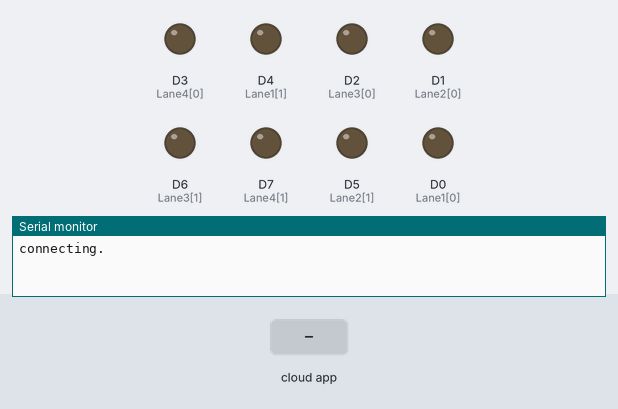
Bench run of a sketch on a simulated ESP8266 (NodeMCU). Shown: output pins drawn as LEDs (lit = HIGH), the last lines printed to the serial monitor. Dashed ring = blinking. The test bench sets the inputs (shaded band). WiFi joins after 1.5 s; servers stay silent unless stated; the Firebase database answers and starts empty.

Above: at 0.1 s.
At 2.7 s:
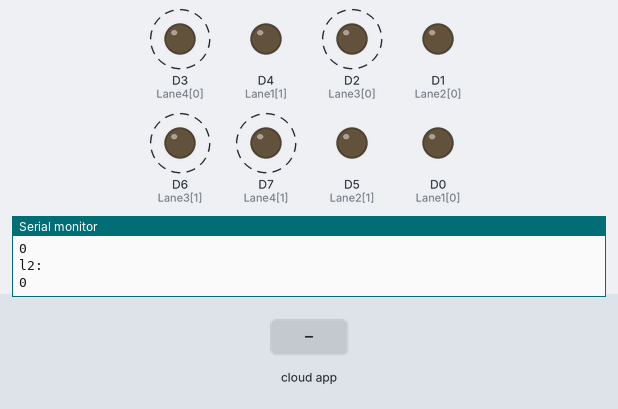
2.8 s: the phone or cloud app sets count to 1
At 4.6 s:
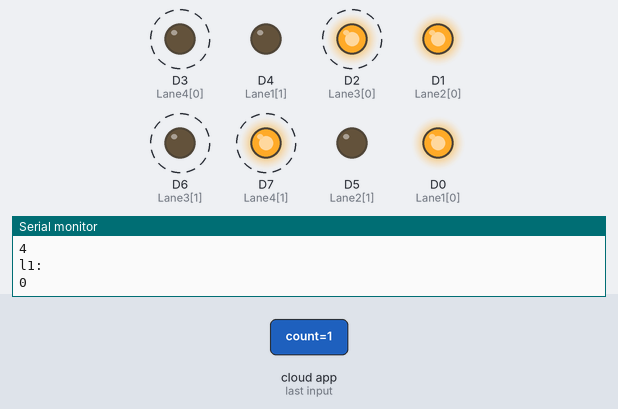
Timing chart, 0 to 13.8 s (numbered marks = the images above; inputs shaded):
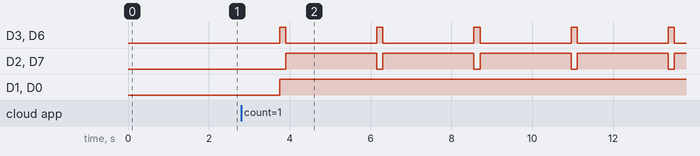

Measured:
- after the input at 2.8 s, D4 (Lane1[1]): stays LOW (without the input it goes to HIGH after 0.95 s); D1 (Lane2[0]): goes on until 3.8 s, then stays HIGH; D5 (Lane2[1]): stays LOW (without the input it goes to HIGH after 3.2 s); D0 (Lane1[0]): LOW → HIGH after 0.95 s instead of 3.2 s
- by itself, D3 (Lane4[0]), D6 (Lane3[1]): alternates HIGH for 0.15 s and LOW for 2.3 s
- by itself, D2 (Lane3[0]), D7 (Lane4[1]): alternates HIGH for 2.3 s and LOW for 0.15 s

The sketch:

hackathon_arduino.ino
```cpp
#include <ESP8266WiFi.h>
#include <FirebaseArduino.h>
#include <Wire.h>

#define FIREBASE_HOST "traffic-managment.firebaseio.com"
#define FIREBASE_AUTH "HSGz0aBiNt9xwC43Uj4j7huV5v6y5wYTaVwLyBXJ"
#define WIFI_SSID "Incubation"
#define WIFI_PASSWORD "SRMIPcenter"


//pin declaration
int Lane1[] = {D0,D4}; // Lane 1 Red and Green NORTH
int Lane2[] = {D1,D5};// Lane 2 Red and Green SOUTH
int Lane3[] = {D2,D6};// Lane 3 Red and Green LEFT
int Lane4[] = {D3,D7};// Lane 4 Red and Green RIGHT


//int mat[2][4]={0};//matrix for the objects
int d_time=30000; //default time
int priority[4]={-1,-1,-1,-1}; //priority lane

//int density[4]={0}; //data analysis

//last lane been processed
int last=0;

int t;


void lightup(int lane)
{
  //fetch data from firebase

  if(lane==1)
  {
    t= Firebase.getInt("Density/Lane1/");
    Serial.println(t+"1");
    t=t*1000;
      digitalWrite(Lane2[0],HIGH);
      digitalWrite(Lane3[0],HIGH);
      digitalWrite(Lane4[0],HIGH);
       digitalWrite(Lane2[1],LOW);
      digitalWrite(Lane3[1],LOW);
      digitalWrite(Lane4[1],LOW);
    //Make Lane 1 process with delay t

    digitalWrite(Lane1[0],LOW); //RED OFF

    digitalWrite(Lane1[1],HIGH); //GREEN ON

    delay(t);

    }
   else if(lane==2)
  {
    t= Firebase.getInt("Density/Lane2/");
    Serial.println(t+"2");
    t=t*1000;
      //process for lane 2
digitalWrite(Lane1[0],HIGH);
      digitalWrite(Lane3[0],HIGH);
      digitalWrite(Lane4[0],HIGH);
       digitalWrite(Lane1[1],LOW);
      digitalWrite(Lane3[1],LOW);
      digitalWrite(Lane4[1],LOW);

      digitalWrite(Lane2[0],LOW); //RED OFF

    digitalWrite(Lane2[1],HIGH); //GREEN ON

    delay(t);

    //Make Lane 2 process with delay t


    }
    else if(lane==3)
  {
    t= Firebase.getInt("Density/Lane3") ;
    Serial.println(t+"3");
    t=t*1000;
      //process for lane 3
 digitalWrite(Lane1[0],HIGH);
      digitalWrite(Lane2[0],HIGH);
      digitalWrite(Lane4[0],HIGH);
       digitalWrite(Lane1[1],LOW);
      digitalWrite(Lane2[1],LOW);
      digitalWrite(Lane4[1],LOW);

     digitalWrite(Lane3[0],LOW); //RED OFF

    digitalWrite(Lane3[1],HIGH); //GREEN ON

    delay(t);

    //Make Lane 3 process with delay t


    }
    else if(lane==4)
  {
    t= Firebase.getFloat("Density/Lane4/");
    Serial.println(t+"4");
    //process for lane 4
     digitalWrite(Lane1[0],HIGH);
      digitalWrite(Lane2[0],HIGH);
      digitalWrite(Lane3[0],HIGH);
       digitalWrite(Lane1[1],LOW);
      digitalWrite(Lane2[1],LOW);
      digitalWrite(Lane3[1],LOW);

    digitalWrite(Lane4[0],LOW); //RED OFF

    digitalWrite(Lane4[1],HIGH); //GREEN ON

    delay(t);

    //Make Lane 4 process with delay t

    }
}
void setup()
{

    WiFi.begin(WIFI_SSID, WIFI_PASSWORD);
     Serial.begin(115200);
  Serial.print("connecting");

  while (WiFi.status() != WL_CONNECTED) {
    Serial.print(".");
    delay(500);
  }
  for(int i=0;i<2;i++)
  {
    pinMode(Lane1[i], OUTPUT);
    pinMode(Lane2[i], OUTPUT);
    pinMode(Lane3[i], OUTPUT);
    pinMode(Lane4[i], OUTPUT);
  }
  for(int i=0;i<2;i++)
  {
    digitalWrite(Lane1[i], LOW);
    digitalWrite(Lane2[i], LOW);
    digitalWrite(Lane3[i], LOW);
    digitalWrite(Lane4[i], LOW);
  }
  Serial.println();
  Serial.print("connected: ");
  Serial.println(WiFi.localIP());

  Firebase.begin(FIREBASE_HOST, FIREBASE_AUTH);

}
void loop()
{

  int l1=Firebase.getInt("Priority/lane 1/count/");
  Serial.println("l1:");
   Serial.println(l1);
  delay(500);
  int l2=Firebase.getInt("Priority/lane 2/count/");
  Serial.println("l2:");
  Serial.println(l2);
  delay(500);
  int l3=Firebase.getInt("Priority/lane 3/count/");
  Serial.println("l3:");
    Serial.println(l3);
    delay(500);
  int l4=Firebase.getInt("Priority/lane 4/count/");
  Serial.println("l4:");
    Serial.println(l4);
    //delay(500);
  //assigning according to the priority
  int c=-1;
   if(l1!=-1 && l1!=0)
   {
    priority[l1-1]=1;
    c++;
   }
   if(l2!=-1 && l2!=0)
   {
    priority[l2-1]=2;
    c++;

   }
   if(l3!=-1 && l3!=0)
   {
    priority[l3-1]=3;
    c++;
   }
   if(l4!=-1 && l4!=0)
   {
    priority[l4-1]=4;
    c++;
   }

    //priority implementation
    for(int i=0;i<=c;i++)
    {
      Serial.println("lane:"+i);
      lightup(priority[i]);
      last=priority[i];

    }
    if(last == 4)
    {
      last=0;
      lightup(last);
    }
    else
    {
      last++;
      lightup(last);
    }


}
```
